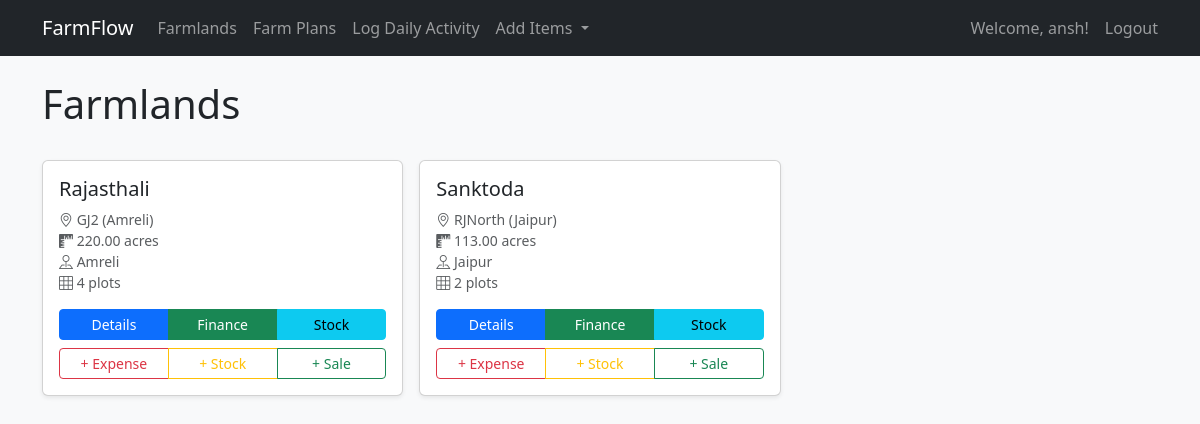
Page /farmlands/ (signed in) on the committed database.
### farm/models.py (models this page shows, shortened)
class Farmland(models.Model):
    name = models.CharField(max_length=150)
    size = models.DecimalField(max_digits=10, decimal_places=2, help_text="in acres")
    location = models.CharField(max_length=255)
    infrastructure = models.TextField(blank=True, null=True)
    latitude = models.DecimalField(max_digits=9, decimal_places=6, null=True, blank=True)
    longitude = models.DecimalField(max_digits=9, decimal_places=6, null=True, blank=True)
    parent_zone = models.ForeignKey(Zone, on_delete=models.CASCADE, related_name='farmlands')

class Zone(models.Model):
    name = models.CharField(max_length=100, unique=True)
    district = models.CharField(max_length=100)
    def __str__(self):
        return f"{self.name} ({self.district})"

### farm/views.py (the view, shortened to what this page needs)
# urls.py: path('farmlands/', views.FarmlandListView.as_view(), name='farmland_list'),
class FarmlandListView(LoginRequiredMixin, ListView):
    model = Farmland
    template_name = 'farm/farmland_list.html'
    context_object_name = 'farmlands'
    def get_queryset(self):
        user = self.request.user
        if user.is_superuser:
            return Farmland.objects.all()

### templates/farm/farmland_list.html (shortened to what this page needs)
{% extends 'base.html' %}
{% block content %}
<div class="d-flex justify-content-between align-items-center mb-4">
    <h1>Farmlands</h1>
</div>
<div class="row g-3">
    {% for farmland in farmlands %}
    <div class="col-12 col-md-6 col-xl-4">
        <div class="card h-100 shadow-sm">
            <div class="card-body">
                <h5 class="card-title text-truncate">{{ farmland.name }}</h5>
                <div class="small text-muted mb-3">
                    <div><i class="bi bi-geo-alt"></i> {{ farmland.parent_zone }}</div>
                    <div><i class="bi bi-rulers"></i> {{ farmland.size }} acres</div>
                    <div><i class="bi bi-pin-map"></i> {{ farmland.location|truncatechars:30 }}</div>
                    <div><i class="bi bi-grid-3x3"></i> {{ farmland.plots.count }} plots</div>
                </div>
                <div class="d-grid gap-2">
                    <div class="btn-group" role="group">
                        <a href="{% url 'farm:farmland_detail' farmland.pk %}" class="btn btn-primary btn-sm">Details</a>
                        <a href="{% url 'farm:farm_finances' farmland.pk %}" class="btn btn-success btn-sm">Finance</a>
                        <a href="{% url 'farm:stock_register' farmland.pk %}" class="btn btn-info btn-sm">Stock</a>
                    </div>
                    <div class="btn-group" role="group">
                        <a href="{% url 'farm:expense_add' farmland.pk %}" class="btn btn-outline-danger btn-sm">+ Expense</a>
                        <a href="{% url 'farm:stock_add' farmland.pk %}" class="btn btn-outline-warning btn-sm">+ Stock</a>
                        <a href="{% url 'farm:sale_add' farmland.pk %}" class="btn btn-outline-success btn-sm">+ Sale</a>
                    </div>
                </div>
            </div>
        </div>
    </div>
    {% empty %}
    <div class="col-12">
        <div class="alert alert-info text-center">
            No farmlands found.
        </div>
    </div>
    {% endfor %}
</div>
{% endblock %}

### templates/base.html (shortened to what this page needs)
<!doctype html>
<html lang="en">
<head>
    <link href="https://cdn.jsdelivr.net/npm/bootstrap@5.3.2/dist/css/bootstrap.min.css" rel="stylesheet">
    <link rel="stylesheet" href="https://cdn.jsdelivr.net/npm/bootstrap-icons@1.11.1/font/bootstrap-icons.css">
</head>
<body class="bg-light">
    <nav class="navbar navbar-expand-lg navbar-dark bg-dark">
        <div class="container">
            <a class="navbar-brand" href="{% url 'farm:farmland_list' %}">FarmFlow</a>
            <div class="collapse navbar-collapse" id="navbarNav">
                <ul class="navbar-nav me-auto mb-2 mb-lg-0">
                    <li class="nav-item">
                        <a class="nav-link" href="{% url 'farm:farmland_list' %}">Farmlands</a>
                    </li>
                    {% if user.is_superuser or not user.staff or user.staff.role.name != 'FARM_MANAGER' %}
                        <li class="nav-item">
                            <a class="nav-link" href="{% url 'farm:plan_list' %}">Farm Plans</a>
                        </li>
                    {% endif %}
                    <li class="nav-item">
                        <a class="nav-link" href="{% url 'farm:activity_add' %}">Log Daily Activity</a>
                    </li>
                    {% if user.is_superuser or not user.staff or user.staff.role.name != 'FARM_MANAGER' %}
                        <li class="nav-item dropdown">
                            <a class="nav-link dropdown-toggle" href="#" role="button" data-bs-toggle="dropdown">
                                Add Items
                            </a>
                        </li>
                    {% endif %}
                </ul>
                {% if user.is_authenticated %}
                    <div class="navbar-nav d-flex align-items-center">
                        <span class="navbar-text me-3">Welcome, {{ user.username }}!</span>
                        <form method="post" action="{% url 'logout' %}" class="d-inline">
                            <button type="submit" class="btn btn-link nav-link border-0 p-0">Logout</button>
                        </form>
                    </div>
                {% else %}
                    <a class="nav-link" href="{% url 'login' %}">Login</a>
                {% endif %}
            </div>
        </div>
    </nav>
    <main class="container mt-4">
        {% block content %}{% endblock %}
    </main>
</body>
</html>

### templates/base.html (style rules this page uses)
.btn-group .btn { flex: 1; }

### rows in the picture
Farmland: name "Rajasthali", parent_zone "GJ2 (Amreli)", size "220.00", location "Amreli", plots.count "4"
Farmland: name "Sanktoda", parent_zone "RJNorth (Jaipur)", size "113.00", location "Jaipur", plots.count "2"

### other values in the picture
{{ user.username }} "ansh"
